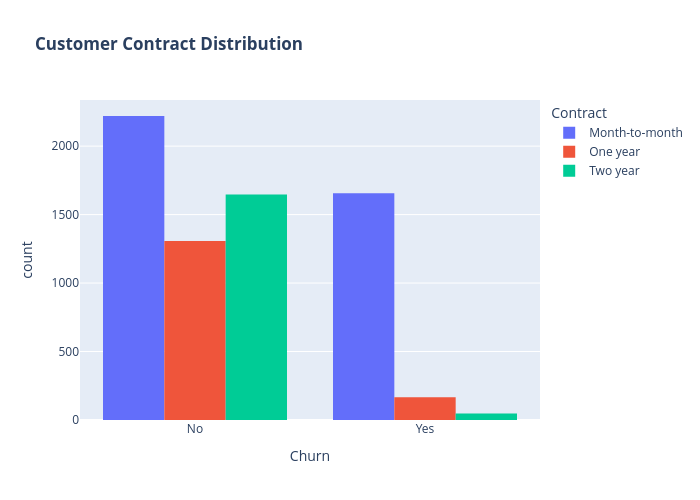

The cell this chart's notebook holds for it:
### Markdown cell above
```python
# plotting with target feature
sns.countplot(data=df, x='Churn')
plt.title('Count of Churn')
plt.show()
```

### Code cell
import plotly.express as px

fig = px.histogram(df, x="Churn", color="Contract", barmode="group",
                   title="<b>Customer Contract Distribution</b>",
                   labels={"Churn": "Churn", "Contract": "Contract"},
                   category_orders={"Churn": ["No", "Yes"]})  # Ensure the correct order of 'Churn' categories

fig.update_layout(width=700, height=500, bargap=0.2)
fig.show()

### Figure 1 — Plotly figure (JSON) as saved in the notebook; plotly's stock layout.template omitted (floating-point values rounded to 4 significant figures; data arrays with more than 128 entries replaced by an {"elided": "..."} marker saying what was removed)
{"data": [{"alignmentgroup": "True", "bingroup": "x", "hovertemplate": "Contract=Month-to-month<br>Churn=%{x}<br>count=%{y}<extra></extra>", "legendgroup": "Month-to-month", "marker": {"color": "#636efa", "pattern": {"shape": ""}}, "name": "Month-to-month", "offsetgroup": "Month-to-month", "orientation": "v", "showlegend": true, "type": "histogram", "x": {"elided": "3875 str values"}, "xaxis": "x", "yaxis": "y"}, {"alignmentgroup": "True", "bingroup": "x", "hovertemplate": "Contract=One year<br>Churn=%{x}<br>count=%{y}<extra></extra>", "legendgroup": "One year", "marker": {"color": "#EF553B", "pattern": {"shape": ""}}, "name": "One year", "offsetgroup": "One year", "orientation": "v", "showlegend": true, "type": "histogram", "x": {"elided": "1473 str values"}, "xaxis": "x", "yaxis": "y"}, {"alignmentgroup": "True", "bingroup": "x", "hovertemplate": "Contract=Two year<br>Churn=%{x}<br>count=%{y}<extra></extra>", "legendgroup": "Two year", "marker": {"color": "#00cc96", "pattern": {"shape": ""}}, "name": "Two year", "offsetgroup": "Two year", "orientation": "v", "showlegend": true, "type": "histogram", "x": {"elided": "1695 str values"}, "xaxis": "x", "yaxis": "y"}], "layout": {"bargap": 0.2, "barmode": "group", "height": 500, "legend": {"title": {"text": "Contract"}, "tracegroupgap": 0}, "title": {"text": "<b>Customer Contract Distribution</b>"}, "width": 700, "xaxis": {"anchor": "y", "categoryarray": ["No", "Yes"], "categoryorder": "array", "domain": [0, 1], "title": {"text": "Churn"}}, "yaxis": {"anchor": "x", "domain": [0, 1], "title": {"text": "count"}}}}
